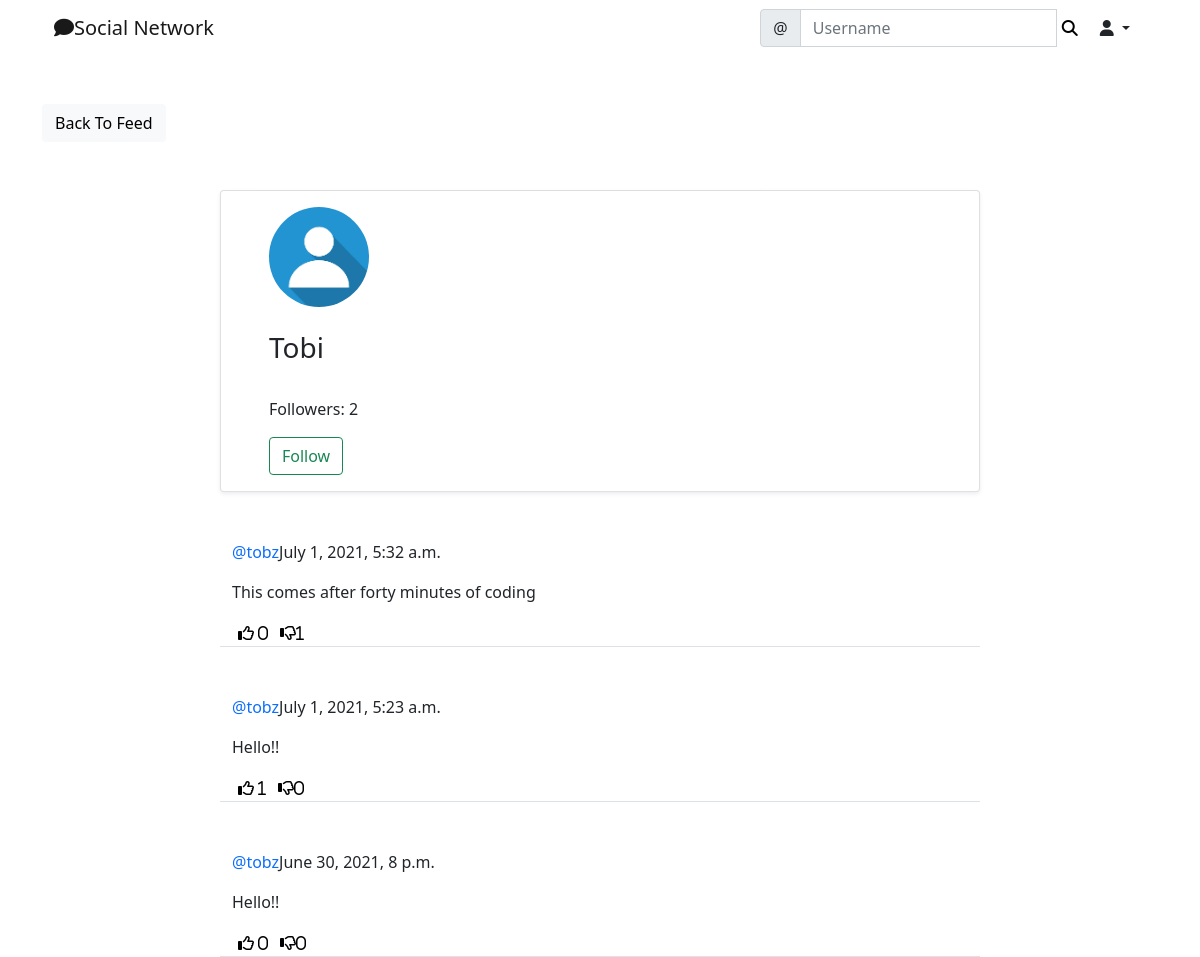
The app's page /social/profile/2/ with its own data.
### social/models.py (models this page shows)
class UserProfile(models.Model):
    user = models.OneToOneField(User, primary_key=True, verbose_name='user', related_name='profile', on_delete=models.CASCADE)
    name = models.CharField(max_length=30, blank=True, null=True)
    bio = models.TextField(max_length=500, blank=True, null=True)
    birth_date = models.DateField(blank=True, null=True)
    location = models.CharField(max_length=100, blank=True, null=True)
    picture = models.ImageField(upload_to='uploads/profile_pictures', default='uploads/profile_pictures/default.png', blank= True)
    followers = models.ManyToManyField(User, blank=True, related_name='followers')

class Post(models.Model):
    body = models.TextField()
    created_on = models.DateTimeField(default=timezone.now)
    author = models.ForeignKey(User, on_delete=models.CASCADE)
    likes = models.ManyToManyField(User, blank=True, related_name='likes')
    dislikes = models.ManyToManyField(User, blank=True, related_name='dislikes')

### social/views.py (the view)
# urls.py: path('profile/<int:pk>/', ProfileView.as_view(), name='profile'),
class ProfileView(View):
    def get(self, request, pk, *args, **kwargs):
        profile = UserProfile.objects.get(pk=pk)
        user = profile.user
        posts = Post.objects.filter(author= user).order_by('-created_on')
        followers = profile.followers.all()
        number_of_followers = len(followers)
        if len(followers) == 0:
            is_following = False
        for follower in followers:
            if follower == request.user:
                is_following = True
                break
            else:
                is_following = False
        context= {
            'user': user,
            'profile': profile,
            'posts': posts,
            'number_of_followers': number_of_followers,
            'is_following': is_following,
        }
        return render(request, 'social/profile.html', context)

### social/templates/social/profile.html (shortened to what this page needs)
{% extends 'landing/base.html' %}
{% block content %}
<div class="container">
    <div class="row mt-5">
        <div class="col-md-3 col-sm-6">
            <a href="{% url 'post-list' %}" class="btn btn-light">Back To Feed</a>
        </div>
    </div>
    <div class="row justify-content-center mt-5">
        <div class="card shadow-sm col-md-8 col-sm-12 border-bottom px-5 pt-3">
            <img src="{{ profile.picture.url }}" alt="" class="rounded-circle" width="100" height="100"/>
            {% if profile.name %}
            <h3 class="py-4"> {{ profile.name }}
            </h3>
            {% endif %}
            <div class="mb-3">
                <p>Followers: {{ number_of_followers }}</p>
                {% if user == request.user %}
                {% else %}
                    {% if is_following %}
                        <form action="{% url 'remove-follower' profile.pk %}" method="POST">
                            {% csrf_token %}
                            <button class="btn btn-outline-danger" type="submit">Unfollow</button>
                        </form>
                    {% else %}
                        <form action="{% url 'add-follower' profile.pk %}" method="POST">
                            <button class="btn btn-outline-success" type="submit">Follow</button>
                        </form>
                    {% endif %}
                {% endif %}
            </div>
        </div>
    </div>
    {% for post in posts %}
    <div class="row justify-content-center mt-5">
        <div class="col-md-8 col-sm-12 border-bottom">
            <p><a href="{% url 'profile' post.author.profile.pk %}" style="text-decoration: none;" class="text-primary">@{{ post.author }}</a>{{ post.created_on }}</p>
            <div class="position-relative">
                <p>{{ post.body }}</p>
            </div>
            <div class="d-flex flex-row">
                <form method="POST" action="{% url 'like' post.pk %}">
                    <button style="background-color: transparent; border:none; box-shadow:none;" type="submit">
                        <i class="far fa-thumbs-up"> <span> {{ post.likes.all.count }}</span></i>
                    </button>
                </form>
                <form method="POST" action="{% url 'dislike' post.pk %}">
                    <button style="background-color: transparent; border:none; box-shadow:none;" type="submit">
                        <i class="far fa-thumbs-down">{{ post.dislikes.all.count }}</i>
                    </button>
                </form>
            </div>
        </div>
    </div>
    {% endfor %}
</div>
{% endblock content %}

### records on screen
UserProfile: picture (placeholder picture), name "Tobi"
Post: author "tobz", created_on "July 1, 2021, 5:32 a.m.", body "This comes after forty minutes of coding", likes.all.count "0", dislikes.all.count "1"
Post: author "tobz", created_on "July 1, 2021, 5:23 a.m.", body "Hello!!", likes.all.count "1", dislikes.all.count "0"
Post: author "tobz", created_on "June 30, 2021, 8 p.m.", body "Hello!!", likes.all.count "0", dislikes.all.count "0"

### other values on screen
{{ number_of_followers }} "2"
